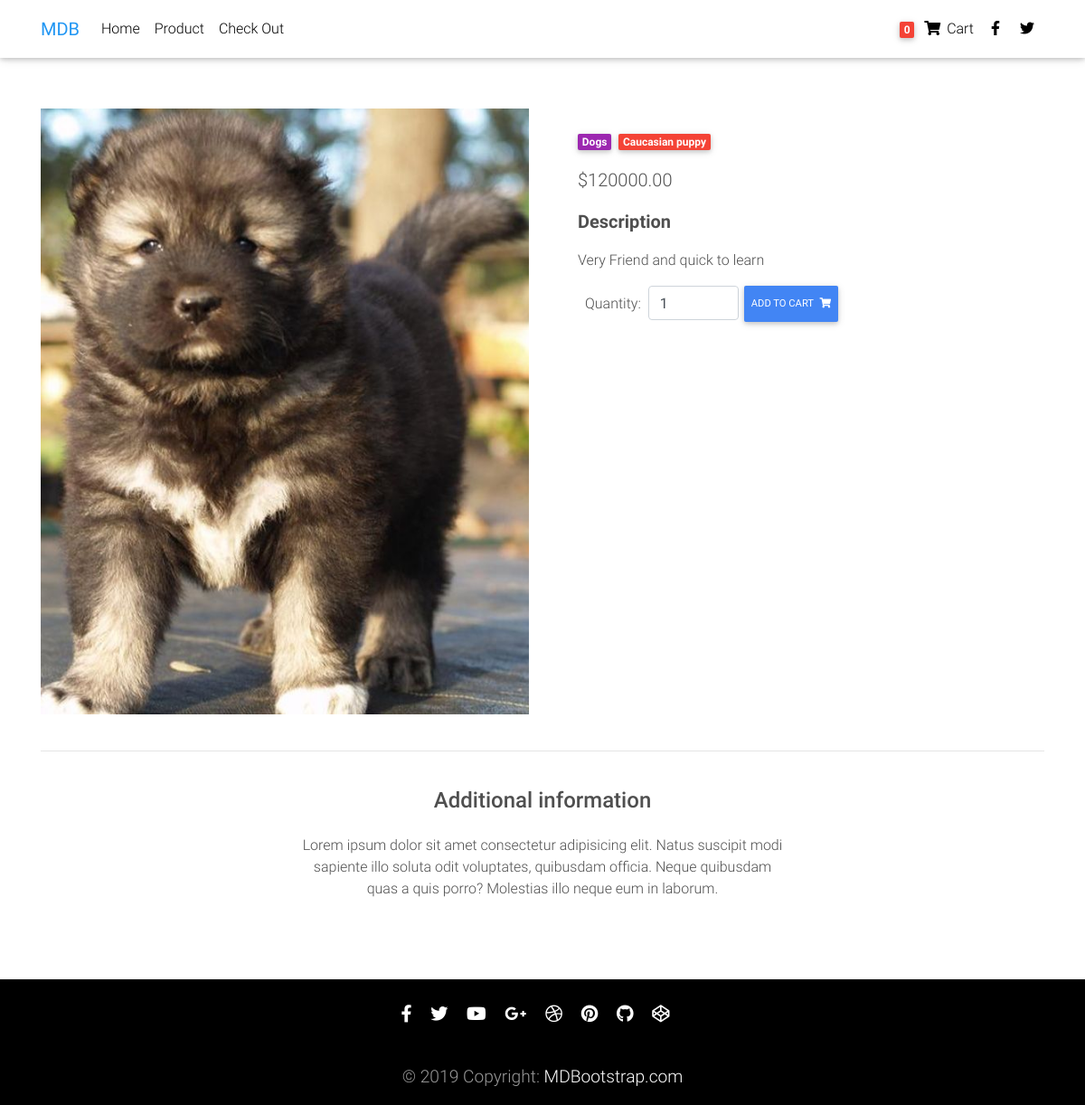
The app's page /caucasian-puppy/16/ with its own data.
### store/models.py (models this page shows, shortened)
class Product(models.Model):
    category = models.ForeignKey(
        Category, on_delete=models.CASCADE, related_name="products")
    name = models.CharField(max_length=200, db_index=True)
    slug = models.SlugField(max_length=300, db_index=True)
    image = models.ImageField(upload_to="product", blank=True, null=True)
    price = models.DecimalField(max_digits=10, decimal_places=2)
    available = models.BooleanField(default=False)
    description = models.TextField(blank=True, null=True)
    created = models.DateTimeField(auto_now_add=True)
    updated = models.DateTimeField(auto_now=True)
    class Meta:
        ordering = ("-created",)
        index_together = (("id", "slug"),)
    def get_absolute_url(self):
        return reverse("store:detail_page", args=[self.slug, self.id])
    @property
    def imageURL(self):
        try:
            url = self.image.url
        except ValueError:
            url = ''
        return url

class Category(models.Model):
    name = models.CharField(max_length=200, db_index=True)
    slug = models.SlugField(max_length=300, unique=True)
    class Meta:
        ordering = ("-name",)
        verbose_name = "category"
        verbose_name_plural = "categories"
    def __str__(self):
        return self.name
    def get_absolute_url(self):
        return reverse("store:store_page", args=[self.slug])

### store/views.py (the view)
def detail_page(request, slug=None, detail_id=None):
    product = get_object_or_404(
        Product, slug=slug, id=detail_id, available=True)
    form = CartForm()
    return render(request, 'store/detail.html', {"product": product, 'form': form})

### cart/forms.py
class CartForm(forms.Form):
    quantity = forms.TypedChoiceField(
        choices=PRODUCT_QUANTITY_CHOICES, coerce=int)
    updated = forms.BooleanField(
        required=False, initial=False, widget=forms.HiddenInput)

### cart/cart.py (called while the page is built)
    def __len__(self):
        return sum(items["quantity"] for items in self.cart.values())

### cart/context_processor.py (called while the page is built)
def cart(request):
    cart = Cart(request)
    return {"cart": cart }

### store/templates/store/detail.html (shortened to what this page needs)
<!DOCTYPE html>
{% load static %}
<html lang="en">
<head>
    <link rel="stylesheet" href="https://use.fontawesome.com/releases/v5.11.2/css/all.css">
    <link href="{% static 'css/bootstrap.min.css' %}" rel="stylesheet">
    <link href="{% static 'css/mdb.min.css' %}" rel="stylesheet">
    <link href="{% static 'css/style.min.css' %}" rel="stylesheet">
    <link rel="stylesheet" href="{% static 'css/detail.css' %}">
</head>
<body>
    <nav class="navbar fixed-top navbar-expand-lg navbar-light white scrolling-navbar">
        <div class="container">
            <a class="navbar-brand waves-effect" href="https://mdbootstrap.com/docs/jquery/" target="_blank">
                <strong class="blue-text">MDB</strong>
            </a>
            <div class="collapse navbar-collapse" id="navbarSupportedContent">
                <ul class="navbar-nav mr-auto">
                    <li class="nav-item">
                        <a class="nav-link waves-effect" href="{% url 'store:store_page' %}">Home
                        </a>
                    </li>
                    <li class="nav-item">
                        <a class="nav-link waves-effect" href="https://mdbootstrap.com/docs/jquery/">Product</a>
                    </li>
                    <li class="nav-item">
                        <a class="nav-link waves-effect" href="{% url 'orders:order_page' %}">Check
                            Out
                        </a>
                    </li>
                </ul>
                <ul class="navbar-nav nav-flex-icons">
                    {% with total_item=cart|length %}
                    <li class="nav-item">
                        <a class="nav-link waves-effect" href="{% url 'cart:cart_page' %}">
                            <span class="badge red z-depth-1 mr-1">{{ total_item }}</span>
                            <i class="fas fa-shopping-cart"></i>
                            <span class="clearfix d-none d-sm-inline-block"> Cart </span>
                        </a>
                    </li>
                    {% endwith %}
                    <li class="nav-item">
                        <a href="https://www.facebook.com/mdbootstrap" class="nav-link waves-effect" target="_blank">
                            <i class="fab fa-facebook-f"></i>
                        </a>
                    </li>
                    <li class="nav-item">
                        <a href="https://twitter.com/MDBootstrap" class="nav-link waves-effect" target="_blank">
                            <i class="fab fa-twitter"></i>
                        </a>
                    </li>
                </ul>
            </div>
        </div>
    </nav>
    <main class="mt-5 pt-4" id="mainsection">
        <div class="container dark-grey-text mt-5">
            <div class="row wow fadeIn">
                <div class="col-md-6 mb-4">
                    <img src="{% if product.image %}{{ product.imageURL }}{%else %}{% static 'img/cart.png' %}{% endif %}"
                        class="img-fluid" alt="{{ product.name }}">
                </div>
                <div class="col-md-6 mb-4">
                    <div class="p-4">
                        <div class="mb-3">
                            <a href="{{ product.category.get_absolute_url }}">
                                <span class="badge purple mr-1">{{product.category}}</span>
                            </a>
                            <a href="{{ product.get_absolute_url }}">
                                <span class="badge red mr-3">{{ product.name }}</span>
                            </a>
                        </div>
                        <p class="lead">
                            <span>${{ product.price }}</span>
                        </p>
                        <p class="lead font-weight-bold">Description</p>
                        <p>{{ product.description }}</p>
                        <form class="d-flex justify-content-left" action="{% url 'cart:cart_add' product.id %}"
                            method="POST">
                            <label for="id_quantity" class="m-2">Quantity: </label>
                            <input type="number" id="id_quantity" name="quantity" value="1" aria-label="Search"
                                class="form-control" style="width: 100px">
                            <button class="btn btn-primary btn-md my-0 p-2" type="submit">Add to cart
                                <i class="fas fa-shopping-cart ml-1"></i>
                            </button>
                        </form>
                    </div>
                </div>
            </div>
            <hr>
            <div class="row d-flex justify-content-center wow fadeIn">
                <div class="col-md-6 text-center">
                    <h4 class="my-4 h4">Additional information</h4>
                    <p>Lorem ipsum dolor sit amet consectetur adipisicing elit. Natus suscipit modi sapiente illo soluta
                        odit
                        voluptates,
                        quibusdam officia. Neque quibusdam quas a quis porro? Molestias illo neque eum in laborum.</p>
                </div>
            </div>
            <div class="row wow fadeIn">
                <div class="col-lg-4 col-md-12 mb-4">
                </div>
                <div class="col-lg-4 col-md-6 mb-4">
                </div>
                <div class="col-lg-4 col-md-6 mb-4">
                </div>
            </div>
        </div>
    </main>
    <footer class="page-footer wow fadeIn">
        <hr class="my-4">
        <div class="pb-4">
            <a href="https://www.facebook.com/mdbootstrap" target="_blank">
                <i class="fab fa-facebook-f mr-3"></i>
            </a>
            <a href="https://twitter.com/MDBootstrap" target="_blank">
                <i class="fab fa-twitter mr-3"></i>
            </a>
            <a href="https://www.youtube.com/watch?v=7MUISDJ5ZZ4" target="_blank">
                <i class="fab fa-youtube mr-3"></i>
            </a>
            <a href="https://plus.google.com/u/0/b/107863090883699620484" target="_blank">
                <i class="fab fa-google-plus-g mr-3"></i>
            </a>
            <a href="https://dribbble.com/mdbootstrap" target="_blank">
                <i class="fab fa-dribbble mr-3"></i>
            </a>
            <a href="https://pinterest.com/mdbootstrap" target="_blank">
                <i class="fab fa-pinterest mr-3"></i>
            </a>
            <a href="https://github.com/mdbootstrap/bootstrap-material-design" target="_blank">
                <i class="fab fa-github mr-3"></i>
            </a>
            <a href="http://codepen.io/mdbootstrap/" target="_blank">
                <i class="fab fa-codepen mr-3"></i>
            </a>
        </div>
        <div class="footer-copyright py-3">
            © 2019 Copyright:
            <a href="https://mdbootstrap.com/education/bootstrap/" target="_blank"> MDBootstrap.com </a>
        </div>
    </footer>
</body>
</html>

### static/css/detail.css (style rules this page uses)
body { height: 100%; }
#mainsection { min-height: 100%; }
.page-footer { background-color: black; text-align: center; font-size: larger; position: relative; }

### records on screen
Product: image (picture), category "Dogs", name "Caucasian puppy", price "120000.00", description "Very Friend and quick to learn"

### other values on screen
{{ total_item }} "0"
